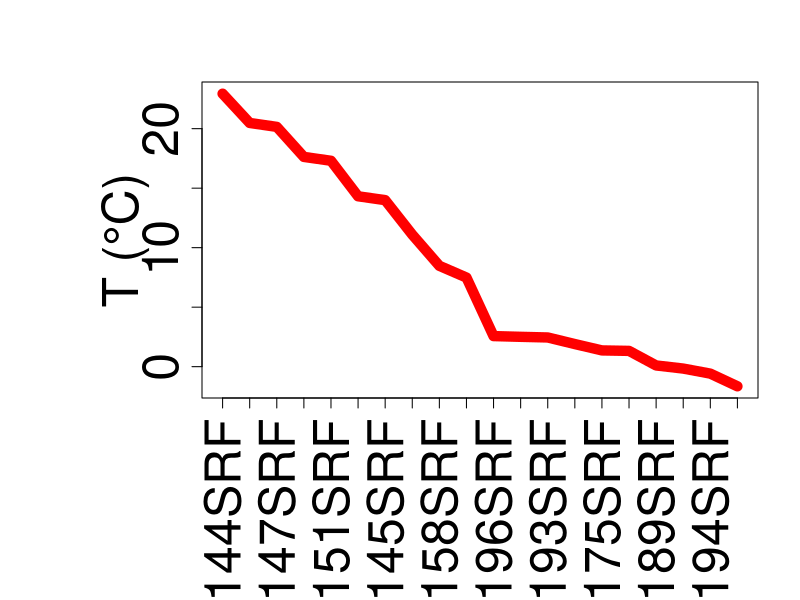

Here is the R script that generated this plot:


env_arctic <- read.table('env_arctic_3.txt', header=T)
env_arctic <- env_arctic[order(env_arctic$T, decreasing = T),]
env_arctic <- env_arctic[!(env_arctic$Station %in% c('143', '146', '149', '191')),]

pdf('Temperature_plot.pdf', width=14)
par(mar=c(10.1, 10.1, 4.1, 2.1))
plot(1:length(env_arctic$Station), env_arctic$T, type='l', lwd=10, col='red', xaxt='n', lty=1, xlab='', ylab='T (°C)', cex.lab=3, cex.axis=3)
axis(side = 1, at = c(1:length(env_arctic$Station)), labels = paste(env_arctic$Station, 'SRF', sep=''), las=2, cex.axis=3)
dev.off()
